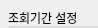
     <widget class="QWidget" name="tb_set_period">
      <property name="geometry">
       <rect>
        <x>0</x>
        <y>0</y>
        <width>98</width>
        <height>28</height>
       </rect>
      </property>
      <attribute name="label">
       <string>2단계 : 조회기간 및 리드타임 선택</string>
      </attribute>
      <widget class="QGroupBox" name="groupBox_8">
       <property name="geometry">
        <rect>
         <x>8</x>
         <y>8</y>
         <width>310</width>
         <height>153</height>
        </rect>
       </property>
       <property name="title">
        <string>조회기간 설정</string>
       </property>
       <widget class="QLabel" name="label_7">
        <property name="geometry">
         <rect>
          <x>162</x>
          <y>56</y>
          <width>10</width>
          <height>16</height>
         </rect>
        </property>
        <property name="font">
         <font>
          <family>Arial</family>
          <pointsize>9</pointsize>
          <weight>50</weight>
          <bold>false</bold>
         </font>
        </property>
        <property name="text">
         <string>~</string>
        </property>
       </widget>
       <widget class="QDateTimeEdit" name="dt_dataset_startTime">
        <property name="geometry">
         <rect>
          <x>32</x>
          <y>55</y>
          <width>121</width>
          <height>22</height>
         </rect>
        </property>
        <property name="font">
         <font>
          <family>굴림</family>
          <pointsize>9</pointsize>
          <weight>50</weight>
          <bold>false</bold>
         </font>
        </property>
        <property name="date">
         <date>
          <year>2016</year>
          <month>9</month>
          <day>16</day>
         </date>
        </property>
        <property name="time">
         <time>
          <hour>0</hour>
          <minute>0</minute>
          <second>0</second>
         </time>
        </property>
        <property name="displayFormat">
         <string>yyyy-MM-dd hh:mm</string>
        </property>
       </widget>
       <widget class="QDateTimeEdit" name="dt_dataset_endTime">
        <property name="geometry">
         <rect>
          <x>177</x>
          <y>55</y>
          <width>121</width>
          <height>22</height>
         </rect>
        </property>
        <property name="font">
         <font>
          <family>굴림</family>
          <pointsize>9</pointsize>
          <weight>50</weight>
          <bold>false</bold>
         </font>
        </property>
        <property name="dateTime">
         <datetime>
          <hour>0</hour>
          <minute>0</minute>
          <second>0</second>
          <year>2016</year>
          <month>9</month>
          <day>18</day>
         </datetime>
        </property>
        <property name="date">
         <date>
          <year>2016</year>
          <month>9</month>
          <day>18</day>
         </date>
        </property>
        <property name="time">
         <time>
          <hour>0</hour>
          <minute>0</minute>
          <second>0</second>
         </time>
        </property>
        <property name="displayFormat">
         <string>yyyy-MM-dd hh:mm</string>
        </property>
       </widget>
       <widget class="QRadioButton" name="rb_dataset_periodYear">
        <property name="geometry">
         <rect>
          <x>14</x>
          <y>95</y>
          <width>111</width>
          <height>16</height>
         </rect>
        </property>
        <property name="font">
         <font>
          <family>Arial</family>
          <pointsize>9</pointsize>
          <weight>50</weight>
          <bold>false</bold>
         </font>
        </property>
        <property name="text">
         <string>연도별 조회하기</string>
        </property>
       </widget>
       <widget class="QRadioButton" name="rb_dataset_periodDate">
        <property name="geometry">
         <rect>
          <x>14</x>
          <y>29</y>
          <width>161</width>
          <height>16</height>
         </rect>
        </property>
        <property name="font">
         <font>
          <family>Arial</family>
          <pointsize>9</pointsize>
          <weight>50</weight>
          <bold>false</bold>
         </font>
        </property>
        <property name="text">
         <string>상세기간별 조회하기</string>
        </property>
        <property name="checked">
         <bool>true</bool>
        </property>
       </widget>
       <widget class="QComboBox" name="cb_dataset_startYear">
        <property name="geometry">
         <rect>
          <x>94</x>
          <y>120</y>
          <width>71</width>
          <height>22</height>
         </rect>
        </property>
        <property name="font">
         <font>
          <family>굴림</family>
          <pointsize>9</pointsize>
          <weight>50</weight>
          <bold>false</bold>
         </font>
        </property>
       </widget>
       <widget class="QComboBox" name="cb_dataset_endYear">
        <property name="geometry">
         <rect>
          <x>207</x>
          <y>120</y>
          <width>71</width>
          <height>22</height>
         </rect>
        </property>
        <property name="font">
         <font>
          <family>굴림</family>
          <pointsize>9</pointsize>
          <weight>50</weight>
          <bold>false</bold>
         </font>
        </property>
       </widget>
       <widget class="QLabel" name="label_34">
        <property name="geometry">
         <rect>
          <x>190</x>
          <y>122</y>
          <width>10</width>
          <height>16</height>
         </rect>
        </property>
        <property name="font">
         <font>
          <family>Arial</family>
          <pointsize>9</pointsize>
          <weight>50</weight>
          <bold>false</bold>
         </font>
        </property>
        <property name="text">
         <string>~</string>
        </property>
       </widget>
       <widget class="QLabel" name="label_84">
        <property name="geometry">
         <rect>
          <x>32</x>
          <y>124</y>
          <width>60</width>
          <height>12</height>
         </rect>
        </property>
        <property name="font">
         <font>
          <family>Arial</family>
          <pointsize>9</pointsize>
          <weight>50</weight>
          <bold>false</bold>
         </font>
        </property>
        <property name="text">
         <string>조회년도 :</string>
        </property>
       </widget>
       <widget class="QLabel" name="label_85">
        <property name="geometry">
         <rect>
          <x>168</x>
          <y>122</y>
          <width>14</width>
          <height>16</height>
         </rect>
        </property>
        <property name="font">
         <font>
          <family>Arial</family>
          <pointsize>9</pointsize>
          <weight>50</weight>
          <bold>false</bold>
         </font>
        </property>
        <property name="text">
         <string>년</string>
        </property>
       </widget>
       <widget class="QLabel" name="label_86">
        <property name="geometry">
         <rect>
          <x>282</x>
          <y>119</y>
          <width>14</width>
          <height>16</height>
         </rect>
        </property>
        <property name="font">
         <font>
          <family>Arial</family>
          <pointsize>9</pointsize>
          <weight>50</weight>
          <bold>false</bold>
         </font>
        </property>
        <property name="text">
         <string>년</string>
        </property>
       </widget>
      </widget>
      <widget class="QGroupBox" name="groupBox_9">
       <property name="geometry">
        <rect>
         <x>10</x>
         <y>176</y>
         <width>310</width>
         <height>203</height>
        </rect>
       </property>
       <property name="font">
        <font>
         <family>굴림</family>
         <pointsize>9</pointsize>
         <weight>75</weight>
         <bold>true</bold>
        </font>
       </property>
       <property name="title">
        <string>리드타임 설정</string>
       </property>
       <widget class="QRadioButton" name="rb_ds_leadtimeBasic">
        <property name="geometry">
         <rect>
          <x>10</x>
          <y>26</y>
          <width>111</width>
          <height>16</height>
         </rect>
        </property>
        <property name="font">
         <font>
          <family>Arial</family>
          <pointsize>9</pointsize>
          <weight>50</weight>
          <bold>false</bold>
         </font>
        </property>
        <property name="text">
         <string>리드타임 선택</string>
        </property>
       </widget>
       <widget class="QRadioButton" name="rb_ds_leadtimeTimeseries">
        <property name="geometry">
         <rect>
          <x>10</x>
          <y>111</y>
          <width>161</width>
          <height>16</height>
         </rect>
        </property>
        <property name="font">
         <font>
          <family>굴림</family>
          <pointsize>9</pointsize>
          <weight>50</weight>
          <bold>false</bold>
         </font>
        </property>
        <property name="text">
         <string>Timeseries 설정</string>
        </property>
        <property name="checked">
         <bool>true</bool>
        </property>
       </widget>
       <widget class="QCheckBox" name="ckb_ds_leadtime2h">
        <property name="geometry">
         <rect>
          <x>150</x>
          <y>55</y>
          <width>35</width>
          <height>16</height>
         </rect>
        </property>
        <property name="font">
         <font>
          <family>굴림</family>
          <pointsize>9</pointsize>
          <weight>50</weight>
          <bold>false</bold>
         </font>
        </property>
        <property name="text">
         <string>2h</string>
        </property>
       </widget>
       <widget class="QCheckBox" name="ckb_ds_leadtime1h">
        <property name="geometry">
         <rect>
          <x>93</x>
          <y>55</y>
          <width>35</width>
          <height>16</height>
         </rect>
        </property>
        <property name="font">
         <font>
          <family>굴림</family>
          <pointsize>9</pointsize>
          <weight>50</weight>
          <bold>false</bold>
         </font>
        </property>
        <property name="text">
         <string>1h</string>
        </property>
       </widget>
       <widget class="QCheckBox" name="ckb_ds_leadtimeHarf">
        <property name="geometry">
         <rect>
          <x>30</x>
          <y>55</y>
          <width>43</width>
          <height>16</height>
         </rect>
        </property>
        <property name="font">
         <font>
          <family>굴림</family>
          <pointsize>9</pointsize>
          <weight>50</weight>
          <bold>false</bold>
         </font>
        </property>
        <property name="text">
         <string>0.5h</string>
        </property>
       </widget>
       <widget class="QCheckBox" name="ckb_ds_leadtime4h">
        <property name="geometry">
         <rect>
          <x>260</x>
          <y>54</y>
          <width>35</width>
          <height>16</height>
         </rect>
        </property>
        <property name="font">
         <font>
          <family>굴림</family>
          <pointsize>9</pointsize>
          <weight>50</weight>
          <bold>false</bold>
         </font>
        </property>
        <property name="text">
         <string>4h</string>
        </property>
       </widget>
       <widget class="QCheckBox" name="ckb_ds_leadtime5h">
        <property name="geometry">
         <rect>
          <x>30</x>
          <y>79</y>
          <width>35</width>
          <height>16</height>
         </rect>
        </property>
        <property name="font">
         <font>
          <family>굴림</family>
          <pointsize>9</pointsize>
          <weight>50</weight>
          <bold>false</bold>
         </font>
        </property>
        <property name="text">
         <string>5h</string>
        </property>
       </widget>
       <widget class="QCheckBox" name="ckb_ds_leadtime3h">
        <property name="geometry">
         <rect>
          <x>206</x>
          <y>55</y>
          <width>35</width>
          <height>16</height>
         </rect>
        </property>
        <property name="font">
         <font>
          <family>굴림</family>
          <pointsize>9</pointsize>
          <weight>50</weight>
          <bold>false</bold>
         </font>
        </property>
        <property name="text">
         <string>3h</string>
        </property>
       </widget>
       <widget class="QCheckBox" name="ckb_ds_leadtime6h">
        <property name="geometry">
         <rect>
          <x>93</x>
          <y>79</y>
          <width>35</width>
          <height>16</height>
         </rect>
        </property>
        <property name="font">
         <font>
          <family>굴림</family>
          <pointsize>9</pointsize>
          <weight>50</weight>
          <bold>false</bold>
         </font>
        </property>
        <property name="text">
         <string>6h</string>
        </property>
       </widget>
       <widget class="QComboBox" name="cb_ds_leadtimeUnit">
        <property name="geometry">
         <rect>
          <x>90</x>
          <y>167</y>
          <width>81</width>
          <height>22</height>
         </rect>
        </property>
        <property name="font">
         <font>
          <family>굴림</family>
          <pointsize>9</pointsize>
          <weight>50</weight>
          <bold>false</bold>
         </font>
        </property>
        <property name="currentIndex">
         <number>-1</number>
        </property>
        <item>
         <property name="text">
          <string>시간(h)</string>
         </property>
        </item>
        <item>
         <property name="text">
          <string>분(m)</string>
         </property>
        </item>
       </widget>
       <widget class="QComboBox" name="cb_ds_leadtimeTarget">
        <property name="geometry">
         <rect>
          <x>90</x>
          <y>138</y>
          <width>81</width>
          <height>22</height>
         </rect>
        </property>
        <property name="font">
         <font>
          <family>굴림</family>
          <pointsize>9</pointsize>
          <weight>50</weight>
          <bold>false</bold>
         </font>
        </property>
       </widget>
       <widget class="QLabel" name="label_83">
        <property name="geometry">
         <rect>
          <x>30</x>
          <y>141</y>
          <width>56</width>
          <height>12</height>
         </rect>
        </property>
        <property name="font">
         <font>
          <family>Arial</family>
          <pointsize>9</pointsize>
          <weight>50</weight>
          <bold>false</bold>
         </font>
        </property>
        <property name="text">
         <string>목표시간 :</string>
        </property>
       </widget>
       <widget class="QLabel" name="label_87">
        <property name="geometry">
         <rect>
          <x>175</x>
          <y>141</y>
          <width>56</width>
          <height>12</height>
         </rect>
        </property>
        <property name="font">
         <font>
          <family>굴림</family>
          <pointsize>9</pointsize>
          <weight>50</weight>
          <bold>false</bold>
         </font>
        </property>
        <property name="text">
         <string>h</string>
        </property>
       </widget>
       <widget class="QLabel" name="label_88">
        <property name="geometry">
         <rect>
          <x>30</x>
          <y>170</y>
          <width>56</width>
          <height>12</height>
         </rect>
        </property>
        <property name="font">
         <font>
          <family>Arial</family>
          <pointsize>9</pointsize>
          <weight>50</weight>
          <bold>false</bold>
         </font>
        </property>
        <property name="text">
         <string>시간간격 :</string>
        </property>
       </widget>
       <widget class="QComboBox" name="cb_ds_leadtimeTerm">
        <property name="geometry">
         <rect>
          <x>180</x>
          <y>167</y>
          <width>51</width>
          <height>22</height>
         </rect>
        </property>
        <property name="font">
         <font>
          <family>굴림</family>
          <pointsize>9</pointsize>
          <weight>50</weight>
          <bold>false</bold>
         </font>
        </property>
       </widget>
       <widget class="QLabel" name="lbl_ds_leadtimeTerm">
        <property name="geometry">
         <rect>
          <x>240</x>
          <y>173</y>
          <width>51</width>
          <height>16</height>
         </rect>
        </property>
        <property name="font">
         <font>
          <family>Arial</family>
          <pointsize>9</pointsize>
          <weight>50</weight>
          <bold>false</bold>
         </font>
        </property>
        <property name="text">
         <string>시간간격</string>
        </property>
       </widget>
      </widget>
     </widget>
